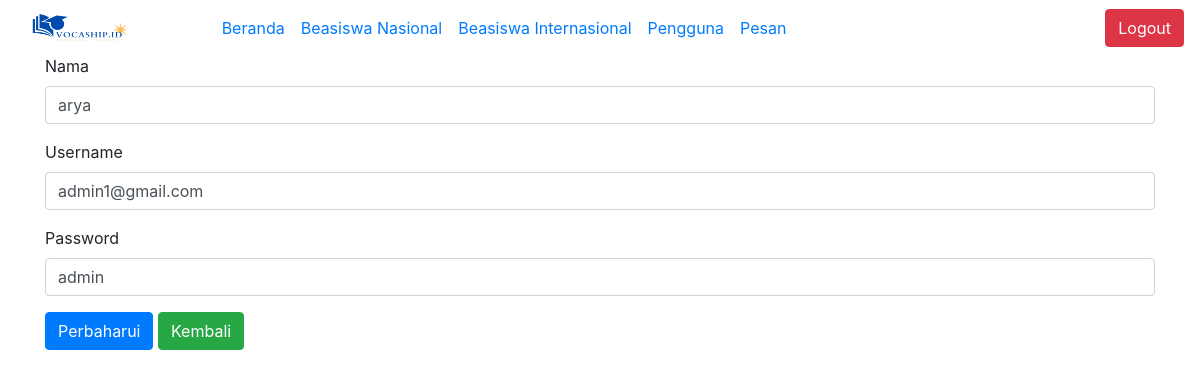
Page /useri/edit/1 on the committed database.
### tables this page shows
CREATE TABLE `useri` (
  `id` int(11) NOT NULL,
  `username` varchar(225) NOT NULL,
  `password` varchar(225) NOT NULL,
  `nama` varchar(225) NOT NULL
);

### application/controllers/Useri.php (called while the page is built, shortened)
<?php
class Useri extends CI_Controller
{
    public function __construct()
    {
        $this->load->model('useri_model');
        $this->load->helper('url_helper');
        $this->load->helper('form');
        $this->load->library('form_validation');
    }
    public function edit($id)
    {
        $where = array('id' => $id);
        $data['useri'] = $this->useri_model->edit_data($where, 'useri')->result();
        $this->load->view('useri/useri_edit_v', $data);
    }
}

### index.php (called while the page is built, shortened)
<?php
require_once BASEPATH.'core/CodeIgniter.php';

### application/models/Useri_model.php (called while the page is built, shortened)
<?php
class Useri_model extends CI_Model
{
    public function edit_data($where, $table)
    {
        return $this->db->get_where($table, $where);
    }
}

### application/views/useri/useri_edit_v.php (the view, shortened to what this page needs)
<div class="container">
    <h2>Update User</h2>
    <?php foreach ($useri as $baris) { ?>
    <?php echo form_open_multipart('useri/update');?>
        <div class="form-group">
            <label for="nama">Nama</label>
            <input type="text" class="form-control" name="nama" value="<?php echo $baris->nama; ?>">
        </div>
        <div class="form-group">
            <label for="username">Username</label>
            <input type="text" class="form-control" name="username" aria-describedby="emailHelp" value="<?php echo $baris->username; ?>">
        </div>
        <div class="form-group">
            <label for="password">Password</label>
            <input type="text" class="form-control" name="password" value="<?php echo $baris->password; ?>">
        </div>
        <button type="submit" class="btn btn-primary">Perbaharui</button>
        <a href="<?= base_url();?>useri" class="btn btn-success">Kembali</a>
   <?php  echo form_close(); ?>
<?php } ?>
    <br>
    <br>
</div>

### rows in the picture
useri: nama "arya", username "admin1@gmail.com", password "admin"
